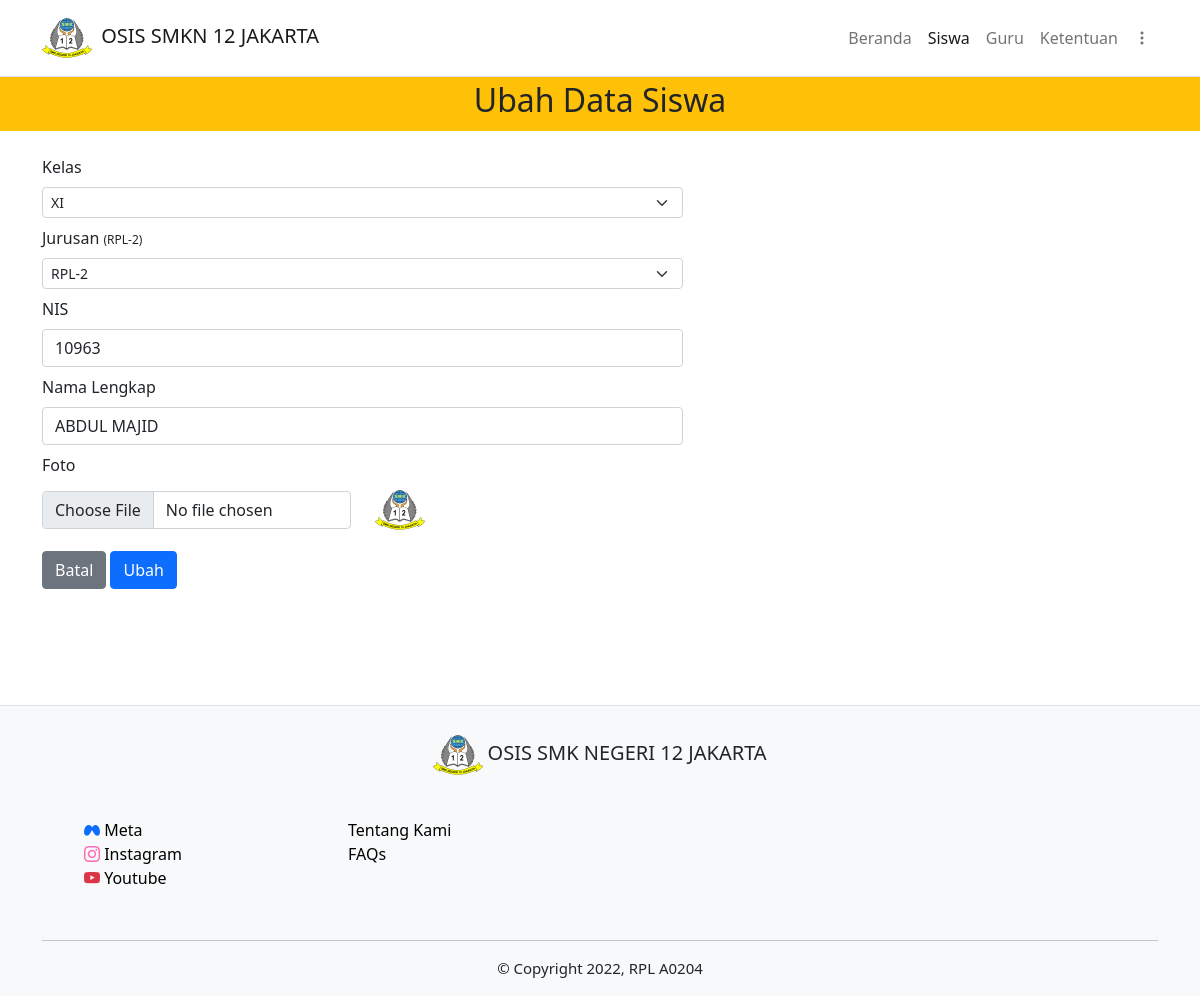
The page /php/ubah/ubah_siswa.php?id=410 (signed in) on the database its author committed.
### tables this page shows
CREATE TABLE `kelas` (
  `id_kelas` int(11) NOT NULL,
  `nama_kelas` varchar(255) NOT NULL
);

CREATE TABLE `jurusan` (
  `id_jurusan` int(11) NOT NULL,
  `id_kelas` int(11) NOT NULL,
  `kode_jurusan` varchar(255) NOT NULL,
  `nama_jurusan` varchar(255) NOT NULL
);

CREATE TABLE `siswa` (
  `id_siswa` int(11) NOT NULL,
  `id_kelas` int(11) NOT NULL,
  `id_jurusan` int(11) NOT NULL,
  `nis` int(5) NOT NULL,
  `nama_siswa` varchar(255) NOT NULL,
  `jmlh_poin` int(3) NOT NULL,
  `role` varchar(5) NOT NULL,
  `foto` varchar(255) DEFAULT NULL,
  `password` varchar(255) NOT NULL,
  `created_at` timestamp NOT NULL DEFAULT current_timestamp() ON UPDATE current_timestamp()
);

### php/functions.php (called while the page is built, shortened)
<?php
$conn = mysqli_connect("localhost", "root", "", "pelanggaran_siswa");
function query($query)
{
    global $conn;
    $result = mysqli_query($conn, $query);
    $rows = [];
    while ($row = mysqli_fetch_assoc($result)) {
        $rows[] = $row;
    }
    return $rows;
}

### php/ubah/ubah_siswa.php (the view, shortened to what this page needs)
<?php
if (isset($_SESSION["guru"])) {
    $guru = "hidden";
} else {
    $guru = "";
}
if (isset($_SESSION["siswa"])) {
    $logSiswa = true;
    $hide_siswa = "hidden";
    $disable = "disabled";
} else {
    $hide_siswa = "";
    $disable = "";
}
require '../functions.php';
$id = $_GET["id"];
$siswa = query("SELECT * FROM siswa WHERE id_siswa = $id")[0];
$kelas = mysqli_query($conn, "SELECT nama_kelas FROM kelas WHERE id_kelas =" . $siswa["id_kelas"])->fetch_assoc();
$jurusan = mysqli_query($conn, "SELECT kode_jurusan FROM jurusan WHERE id_jurusan =" . $siswa["id_jurusan"])->fetch_assoc();
?>
<html lang="en">
<head>
    <link href="https://cdn.jsdelivr.net/npm/bootstrap@5.0.2/dist/css/bootstrap.min.css" rel="stylesheet">
    <link rel="stylesheet" href="https://cdn.jsdelivr.net/npm/bootstrap-icons@1.7.2/font/bootstrap-icons.css">
    <link rel="stylesheet" href="../../css/umum.css">
</head>
<body>
    <nav class="navbar navbar-expand-lg navbar-light border-bottom">
        <div class="container-lg">
            <a href="../../index.php" class="navbar-brand align-items-center ">
                <img src="../../img/logosmk12.png" style="width:50px;height:50px">
                <h5 class=" ms-1 d-inline">OSIS SMKN 12 JAKARTA</h5>
            </a>
            <div class="collapse navbar-collapse justify-content-end align-items-center" id="main-nav">
                <ul class="navbar-nav">
                    <li class="navbar-item">
                        <a href="../../index.php" class="nav-link" <?= $hide_siswa; ?>>Beranda</a>
                    </li>
                    <li class="navbar-item">
                        <a href="../siswa.php" class="nav-link active" <?= $hide_siswa; ?>>Siswa</a>
                    </li>
                    <li class="navbar-item">
                        <a href="../guru.php" class="nav-link" <?= $guru; ?> <?= $hide_siswa; ?>>Guru</a>
                    </li>
                    <li class="navbar-item">
                        <a href="../ktnpelanggaran.php" class="nav-link">Ketentuan</a>
                    </li>
                    <li class="nav-item dropdown mt-1">
                        <a class="nav-link" href="#" id="navbarDropdown" role="button" data-bs-toggle="dropdown" aria-expanded="false">
                            <span class="d-md-none">Menu</span><i class="bi bi-three-dots-vertical"></i>
                        </a>
                    </li>
                </ul>
            </div>
        </div>
    </nav>
    <section>
        <div class="container-fluid  mb-4 bg-warning p-1">
            <h1 class="text-center fs-2">Ubah Data Siswa</h1>
        </div>
        <div class="container-lg">
            <form action="" method="post" enctype="multipart/form-data">
                <div class="row">
                    <div class="col-md-7">
                        <div class="">
                            <label for="kelas" class="form-label">Kelas</label>
                            <?php if (isset($logSiswa)) : ?>
                                <input type="text" class="form-control" name="kelas" value="<?= $kelas["nama_kelas"]; ?>" autocomplete="off" required <?= $disable; ?>>
                            <?php else : ?>
                                <select name="kelas" id="kelas" class="form-select form-select-sm slt_width" required>
                                    <option value="<?= $siswa["id_kelas"]; ?>" selected><?= $kelas["nama_kelas"]; ?></option>
                                </select>
                            <?php endif; ?>
                        </div>
                        <div class="mt-2">
                            <label for="jurusan" class="form-label">Jurusan <span style="font-size: 12px" class="" <?= $hide_siswa; ?>>(<?= $jurusan["kode_jurusan"]; ?>)</span></label>
                            <?php if (isset($logSiswa)) : ?>
                                <input type="text" class="form-control" name="kelas" value="<?= $jurusan["kode_jurusan"]; ?>" autocomplete="off" required <?= $disable; ?>>
                            <?php else : ?>
                                <select name="jurusan" id="jurusan" class="form-select form-select-sm slt_width" required value="<?= $siswa["id_jurusan"]; ?>">
                                    <option value="<?= $siswa["id_jurusan"]; ?>" selected><?= $jurusan["kode_jurusan"]; ?></option>
                                </select>
                            <?php endif; ?>
                        </div>
                        <div class="mt-2">
                            <label for="nis" class="form-label">NIS</label>
                            <input type="number" class="form-control" id="nis" placeholder="5 digit" name="nis" required autocomplete="off" value="<?= $siswa["nis"]; ?>" <?= $disable; ?>>
                        </div>
                        <div class="mt-2">
                            <label for="nama" class="form-label">Nama Lengkap</label>
                            <input type="text" class="form-control" id="nama" name="nama" required placeholder="nama lengkap" autocomplete="off" value="<?= $siswa["nama_siswa"]; ?>" <?= $disable; ?>>
                        </div>
                        <div class="mt-2">
                            <label for="foto" class="form-label">Foto</label>
                            <div class="row align-items-center">
                                <div class="col">
                                    <input type="file" class="form-control" id="foto" name="foto">
                                </div>
                                <?php if (empty($siswa["foto"])) : ?>
                                    <div class="col">
                                        <img src="../../img/logosmk12.png" width="50px" height="50px" alt="none">
                                    </div>
                                <?php else : ?>
                                    <div class="col">
                                        <img src="../../foto_siswa/<?= $siswa["foto"]; ?>" width="50px" height="50px" alt="none">
                                    </div>
                                <?php endif; ?>
                            </div>
                        </div>
                        <div class="mt-3">
                            <a href="../data_siswa.php?id=<?= $id; ?>" class="btn btn-secondary">Batal</a>
                            <button type="submit" class="btn btn-primary" name="ubah">Ubah</button>
                        </div>
                    </div>
                </div>
            </form>
        </div>
    </section>
    <footer class="pt-4 border-top bg-light" style="margin:100px 0 0 0;">
        <div class="container-xl">
            <div class="row justify-content-center">
                <div class="col-auto pb-2">
                    <img src="../../img/logosmk12.png" style="width:50px;height:50px">
                    <h5 class="d-inline">OSIS SMK NEGERI 12 JAKARTA</h5>
                </div>
            </div>
            <div class="row" style="margin: 30px 30px 50px 30px">
                <div class="col-5 col-md-3">
                    <a href="#" class="text-decoration-none d-block">
                        <i class="bi bi-meta text-primary"></i>
                        <span class="meta">Meta</span>
                    </a>
                    <a href="#" class="text-decoration-none text-bla d-block">
                        <i class="bi bi-instagram"></i>
                        <span class="insta">Instagram</span>
                    </a>
                    <a href="#" class="text-decoration-none text-danger">
                        <i class="bi bi-youtube"></i>
                        <span class="yt">Youtube</span>
                    </a>
                </div>
                <div class="col-5 col-md-3">
                    <a href="#" class="d-block">Tentang Kami</a>
                    <a href="#" class="">FAQs</a>
                </div>
            </div>
            <hr>
            <p style="text-align:center; font-size:15px">&copy; Copyright 2022, RPL A0204</p>
        </div>
    </footer>
</body>
</html>

### css/umum.css (style rules this page uses)
html { user-select: none; }
html, body, section, footer { padding: 0; margin: 0; overflow-x: hidden; }
a { text-decoration: none; color: black; }
.bi-youtube { color: #dc3545; }
.bi-instagram { color: hotpink; }
.meta, .insta, .yt { color: black; }

### rows shown on the page
kelas: kelas "XI"
jurusan: kode_jurusan "RPL-2", jurusan "RPL-2"
siswa: nis "10963", nama "ABDUL MAJID"
